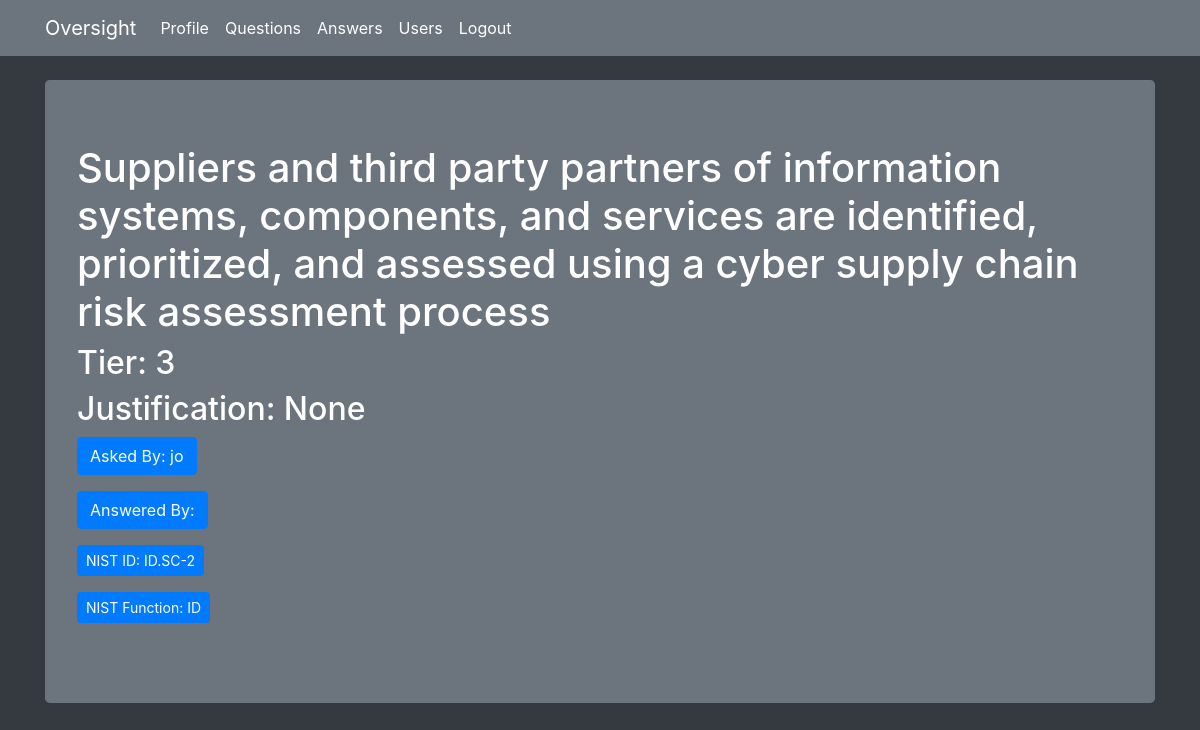
The page /question/26 (signed in) on the database its author committed.
### flaskqa/models.py (models this page shows, shortened)
class Question(db.Model):
    id = db.Column(db.Integer, primary_key=True)
    question = db.Column(db.Integer)
    answer = db.Column(db.Integer)
    asked_by_id = db.Column(db.Integer, db.ForeignKey('user.id'))
    expert_id = db.Column(db.Integer, db.ForeignKey('user.id'))
    nist_id = db.Column(db.String)
    nist_function = db.Column(db.String)
    nist_subcategory = db.Column(db.String)
    justification = db.Column(db.Text)

class User(UserMixin, db.Model):
    id = db.Column(db.Integer, primary_key=True)
    name = db.Column(db.String(50))
    password = db.Column(db.String(100))
    expert = db.Column(db.Boolean)
    admin = db.Column(db.Boolean)
    questions_asked = db.relationship(
        'Question',
        foreign_keys='Question.asked_by_id',
        backref='asker',
        lazy=True
    )
    answers_requested = db.relationship(
        'Question',
        foreign_keys='Question.expert_id',
        backref='expert',
        lazy=True
    )
    @property
    def unhashed_password(self):
        raise AttributeError('Cannot view unhashed password!')

### flaskqa/routes/main.py (the view)
@main.route('/question/<int:question_id>', methods=['GET', 'POST'])
@login_required
def question(question_id):
    if not current_user.expert:
        return redirect(url_for('main.index'))
    question = Question.query.get_or_404(question_id)
    if request.method == 'POST':
        question.answer = request.form['answer']
        db.session.commit()
        return redirect(url_for('main.unanswered'))
    context = {
        'question' : question
    }
    return render_template('question.html', **context)

### flaskqa/__init__.py (called while the page is built)
def create_app(config_file='settings.py'):
    app = Flask(__name__)
    app.config.from_pyfile(config_file)
    app.secret_key = b'\x10\x06@.\xcb\xac\xdb\xa7\xe8\x8d\xedi\x80O\ta.\xcc\x8a\x03&\x10C&'
    db.init_app(app)
    login_manager.init_app(app)
    login_manager.login_view = 'auth.login'
    @login_manager.user_loader
    def user_loader(user_id):
        return User.query.get(user_id)
    app.register_blueprint(main)
    app.register_blueprint(auth)
    app.cli.add_command(create_tables)
    return app

### flaskqa/templates/question.html (shortened to what this page needs)
{% extends 'base.html' %}
{% block content %}
<div class="jumbotron bg-secondary text-white">
        <h1>{{ question.question }}</h1>
        <h2>Tier: {{ question.answer }}</h2>
        <h2>Justification: {{ question.justification }}</h2>
        <p><a class="btn btn-primary btn-md">Asked By: {{ question.asker.name }}</a></p>
        <p><a class="btn btn-primary btn-md">Answered By: {{ question.expert.name }}</a></p>
        <p><a class="btn btn-primary btn-sm">NIST ID: {{ question.nist_id }}</a></p>
        <p><a class="btn btn-primary btn-sm">NIST Function: {{ question.nist_function }}</a></p>
      </div>
{% endblock %}

### rows shown on the page
Question: question "Suppliers and third party partners of information systems, components, and services are identified, prioritized, and assessed using a cyber supply chain risk assessment process", answer "3", justification "None", nist_id "ID.SC-2", nist_function "ID"
User: asker.name "jo"
